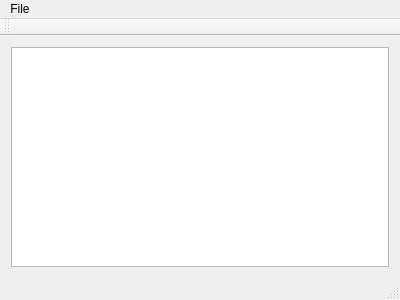
<?xml version="1.0" encoding="UTF-8"?>
<ui version="4.0">
 <class>MainWindow</class>
 <widget class="QMainWindow" name="MainWindow">
  <property name="geometry">
   <rect>
    <x>0</x>
    <y>0</y>
    <width>400</width>
    <height>300</height>
   </rect>
  </property>
  <property name="windowTitle">
   <string>MainWindow</string>
  </property>
  <widget class="QWidget" name="centralWidget">
   <layout class="QGridLayout" name="gridLayout">
    <item row="0" column="0">
     <widget class="QTextEdit" name="textEdit"/>
    </item>
   </layout>
  </widget>
  <widget class="QMenuBar" name="menuBar">
   <property name="geometry">
    <rect>
     <x>0</x>
     <y>0</y>
     <width>400</width>
     <height>22</height>
    </rect>
   </property>
   <widget class="QMenu" name="menuFile">
    <property name="title">
     <string>File</string>
    </property>
    <addaction name="exit"/>
   </widget>
   <addaction name="menuFile"/>
  </widget>
  <widget class="QToolBar" name="mainToolBar">
   <attribute name="toolBarArea">
    <enum>TopToolBarArea</enum>
   </attribute>
   <attribute name="toolBarBreak">
    <bool>false</bool>
   </attribute>
  </widget>
  <widget class="QStatusBar" name="statusBar"/>
  <action name="exit">
   <property name="text">
    <string>Exit</string>
   </property>
  </action>
 </widget>
 <layoutdefault spacing="6" margin="11"/>
 <resources/>
 <connections/>
</ui>
